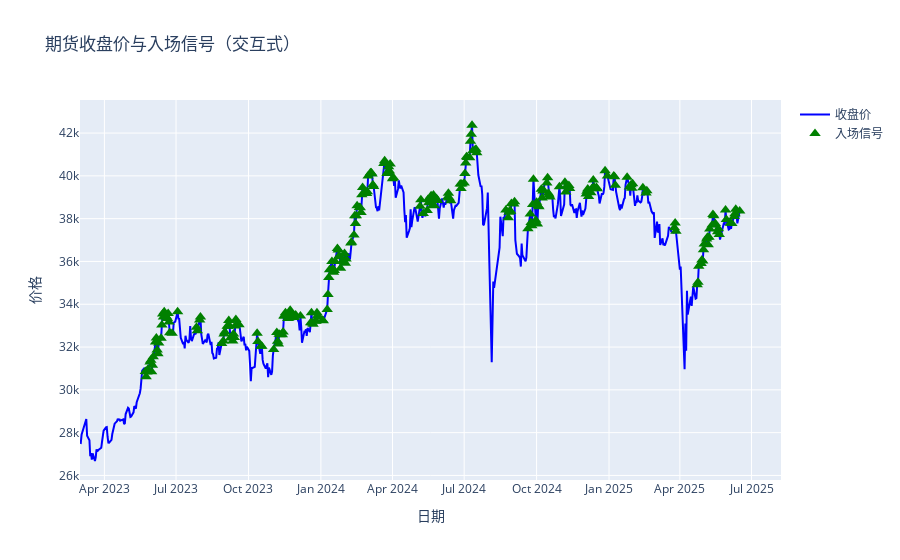

This figure's notebook cell:
### Code cell
#生成期货端信号（原始版信号mom+atr）
import pandas as pd
import plotly.graph_objects as go
from datetime import datetime

# 1. 读取期货数据，并按时间过滤
def load_futures_excel(
    excel_path="N225minif_2025.xlsx",
    sheet_name="日中日足",
    date_col="日付",
    start_date="2023-01-01",
    end_date=None
) -> pd.DataFrame:
    """
    从 Excel 加载期货数据，解析日期列，
    并根据 start_date 和 end_date 过滤数据。
    """
    df = pd.read_excel(
        excel_path,
        sheet_name=sheet_name,
        parse_dates=[date_col]
    )
    df = df.rename(columns={
        date_col: "date",
        "終値": "front_settle",
        "高値": "front_high",
        "安値": "front_low",
        "出来高": "front_volume"
    })
    df = df.sort_values("date").set_index("date")
    # 过滤日期
    start = pd.to_datetime(start_date)
    end = pd.to_datetime(end_date) if end_date else df.index.max()
    df = df.loc[(df.index >= start) & (df.index <= end)]
    return df

# 2. 计算技术指标
def compute_indicators(df, ma_window=20, mom_period=10, atr_short=14, atr_long=60):
    df = df.copy()
    df['MA'] = df['front_settle'].rolling(ma_window).mean()
    df['Mom'] = df['front_settle'].pct_change(mom_period)
    high, low, prev = df['front_high'], df['front_low'], df['front_settle'].shift(1)
    tr = pd.concat([
        (high - low).abs(),
        (high - prev).abs(),
        (low - prev).abs()
    ], axis=1).max(axis=1)
    df['ATR_short'] = tr.rolling(atr_short).mean()
    df['ATR_long']  = tr.rolling(atr_long).mean()
    return df

# 3. 生成入场信号
def generate_signals(df, vol_threshold=1000, atr_ratio=2.0):
    df = df.copy()
    df['can_enter'] = (
        (df['front_settle'] > df['MA']) &
        (df['Mom'] > 0) &
        (df['ATR_short'] < df['ATR_long'] * atr_ratio) &
        (df['front_volume'] > vol_threshold)
    )
    return df

# 4. 主流程及交互式可视化
if __name__ == "__main__":
    # 可以修改 start_date 和 end_date
    df_raw = load_futures_excel(
        excel_path="N225minif_2025.xlsx",
        sheet_name="日中日足",
        date_col="日付",
        start_date="2023-03-01",
        end_date="2025-06-16"
    )
    df_ind = compute_indicators(df_raw)
    df_sig = generate_signals(df_ind)

    # 交互式图表
    fig = go.Figure()
    # 收盘价折线
    fig.add_trace(go.Scatter(
        x=df_sig.index, y=df_sig['front_settle'],
        mode='lines', name='收盘价', line=dict(color='blue')
    ))
    # 入场信号标记
    ent = df_sig[df_sig['can_enter']]
    fig.add_trace(go.Scatter(
        x=ent.index, y=ent['front_settle'],
        mode='markers', name='入场信号',
        marker=dict(symbol='triangle-up', size=10, color='green')
    ))

    fig.update_layout(
        title="期货收盘价与入场信号（交互式）",
        xaxis_title="日期",
        yaxis_title="价格",
        hovermode='x unified'
    )
    fig.show()

### Figure 1 — Plotly figure (JSON) as saved in the notebook; plotly's stock layout.template omitted (floating-point values rounded to 4 significant figures; data arrays with more than 128 entries replaced by an {"elided": "..."} marker saying what was removed)
{"data": [{"line": {"color": "blue"}, "mode": "lines", "name": "收盘价", "type": "scatter", "x": {"elided": "588 str values"}, "y": {"elided": "588 int values"}}, {"marker": {"color": "green", "size": 10, "symbol": "triangle-up"}, "mode": "markers", "name": "入场信号", "type": "scatter", "x": {"elided": "254 str values"}, "y": {"elided": "254 int values"}}], "layout": {"hovermode": "x unified", "title": {"text": "期货收盘价与入场信号（交互式）"}, "xaxis": {"title": {"text": "日期"}}, "yaxis": {"title": {"text": "价格"}}}}
